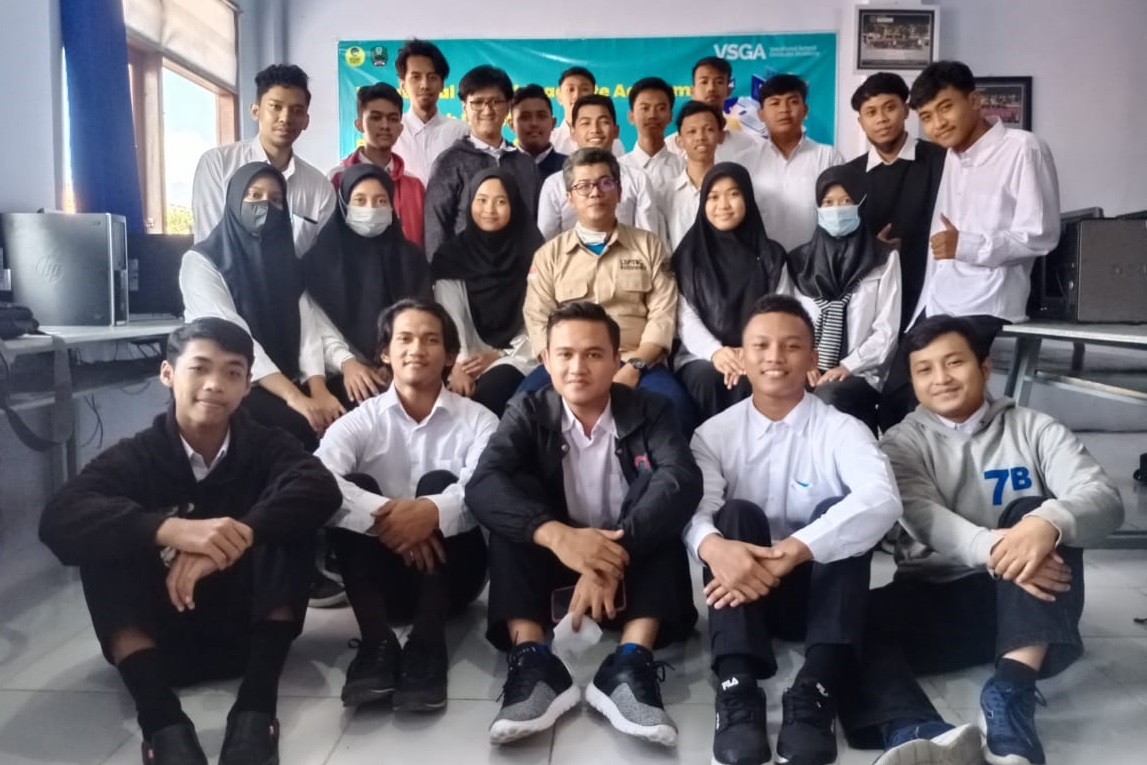
#> input picture img/magetan.jpg, 1147 x 765 px
$ python facedetector.py
#> lines starting #> are read from the running program, lines starting #| are printed output that depends on the picture; after the words box and inside, x2 and y2 are one past the last pixel; in counts of white or black regions, pixels touching at a corner belong together
import cv2

# Load the cascade
face_cascade = cv2.CascadeClassifier('haarcascade_frontalface_default.xml')
eye = cv2.CascadeClassifier('haarcascade_eye.xml')
# Read the input image
img = cv2.imread('img/magetan.jpg')
#> img is the input picture: shape (765, 1147, 3); mean B, G, R 112.1, 106.2, 108.3
# Convert into grayscale
gray = cv2.cvtColor(img, cv2.COLOR_BGR2GRAY)
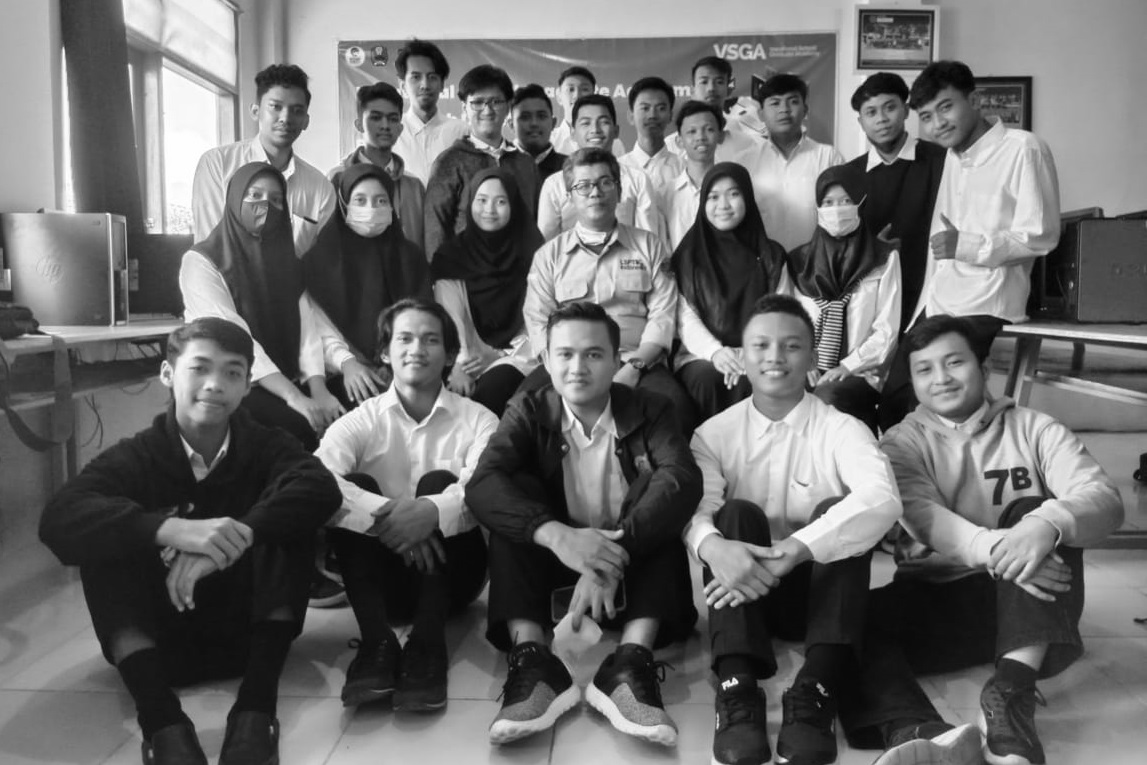
#> gray: shape (765, 1147); min 1, max 255, mean 107.5
# Detect faces
faces = face_cascade.detectMultiScale(gray, 1.2, 4)
#> faces = 20 rows, first 6: [679, 114, 43, 43], [401, 58, 48, 48], [629, 89, 47, 47], [515, 100, 41, 41], [360, 100, 48, 48], [570, 103, 49, 49]
# [5 lines of commented-out code are left out]
font = cv2.FONT_HERSHEY_SIMPLEX
jumlah = 0
for (x, y, w, h) in faces:
    jumlah = jumlah + 1
    # cv2.putText(img, "found", (x, y-10), font, 1, (0, 0, 255), 2, cv2.LINE_AA)
    cv2.rectangle(img, (x, y), (x+w, y+h), (255, 0, 0), 2)
    roi_gray = gray[y:y+h, x:x+w]
    roi_color = img[y:y+h, x:x+w]
    detection_eye = eye.detectMultiScale(roi_gray)
#> this loop made 20 passes
#> (x, y, w, h) on passes 1, 3, 4, 5, 6, 7, 8, 9, 10, 11, 13, 14: (679, 114, 43, 43), (629, 89, 47, 47), (515, 100, 41, 41), (360, 100, 48, 48), (570, 103, 49, 49), (699, 178, 49, 49), (465, 181, 51, 51), (816, 185, 46, 46), (259, 87, 55, 55), (856, 90, 52, 52), (759, 82, 51, 51), (568, 163, 55, 55)
#> (x, y, w, h, detection_eye) on passes 2, 12, 15, 16, 17, 18: (401, 58, 48, 48, [[4, 5, 24, 24]]), (343, 180, 54, 54, [[8, 9, 25, 25], [22, 10, 21, 21]]), (384, 313, 66, 66, [[10, 13, 23, 23], [37, 17, 21, 21]]), (544, 326, 71, 71, [[12, 17, 23, 23], [37, 17, 23, 23]]), (739, 317, 71, 71, [[11, 16, 23, 23], [42, 18, 22, 22]]), (903, 335, 76, 76, [[37, 16, 22, 22], [10, 21, 24, 24]])
#> pass 1, `roi_gray = gray[y:y+h, x:x+w]`:
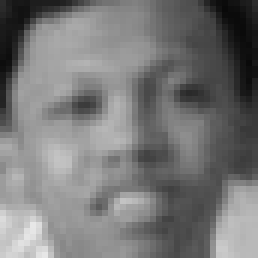
#> roi_gray: shape (43, 43) (shown 6 times larger); min 9, max 231, mean 119.6
#> pass 1, `roi_color = img[y:y+h, x:x+w]`:
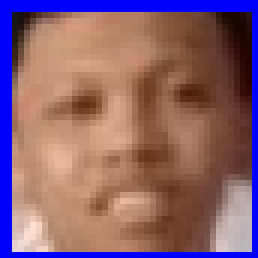
#> roi_color: shape (43, 43, 3) (shown 6 times larger); mean B, G, R 111.9, 96.3, 137.1
#> pass 2, `roi_color = img[y:y+h, x:x+w]`:
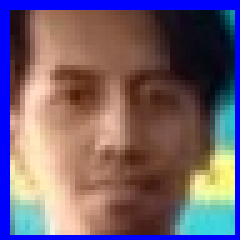
#> roi_color: shape (48, 48, 3) (shown 5 times larger); mean B, G, R 111, 95.9, 114.7
#> after the loop:
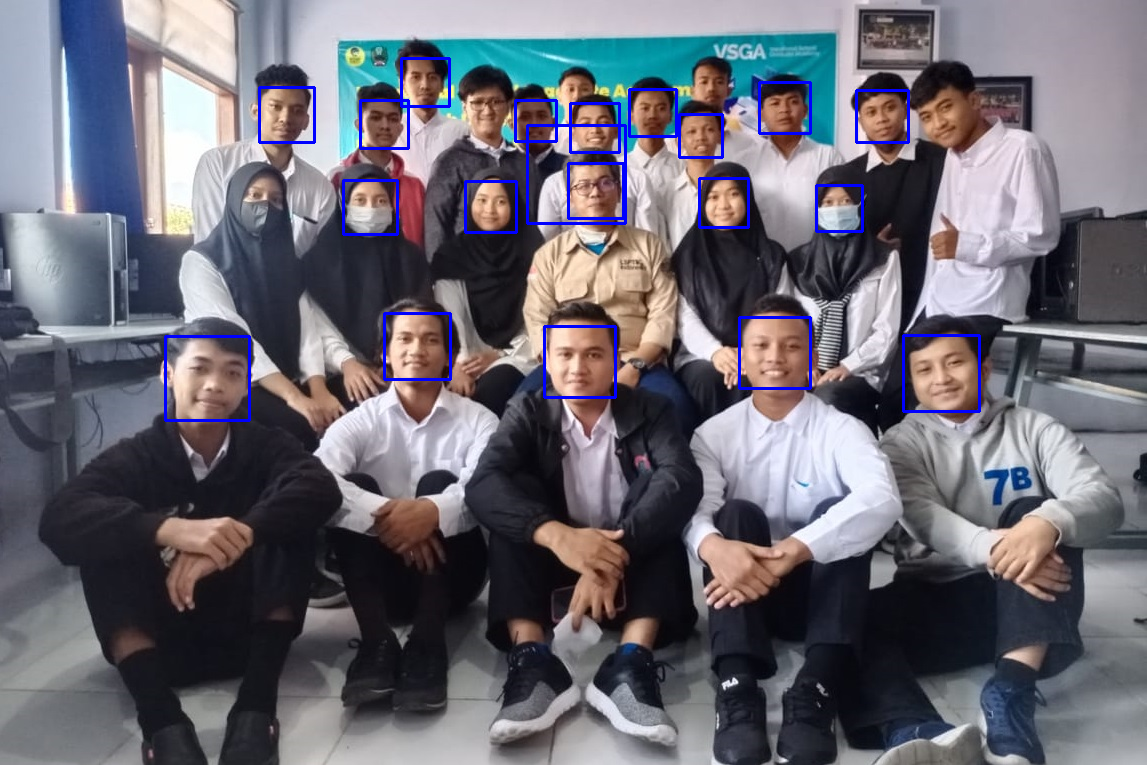
#> img: shape (765, 1147, 3); 1.56% of pixels changed, all inside (x1, y1, x2, y2) = (164, 57, 981, 422)
#> after the loop:
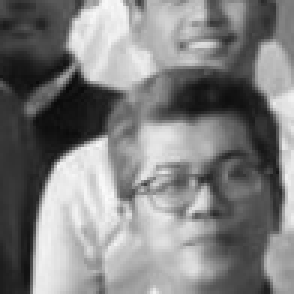
#> roi_gray: shape (98, 98) (shown 3 times larger); min 8, max 251, mean 128.1
#> after the loop, jumlah = 20
    # for (ex, ey, ew, eh) in detection_eye:
    #     cv2.rectangle(roi_color, (ex, ey), (ex+ew, ey+eh), (255, 255, 0), 2)

# Display the output
cv2.putText(img, "Jumlah wajah ada " + str(jumlah), (100, 100),
            font, 2, (0, 100, 255), 2, cv2.LINE_AA)
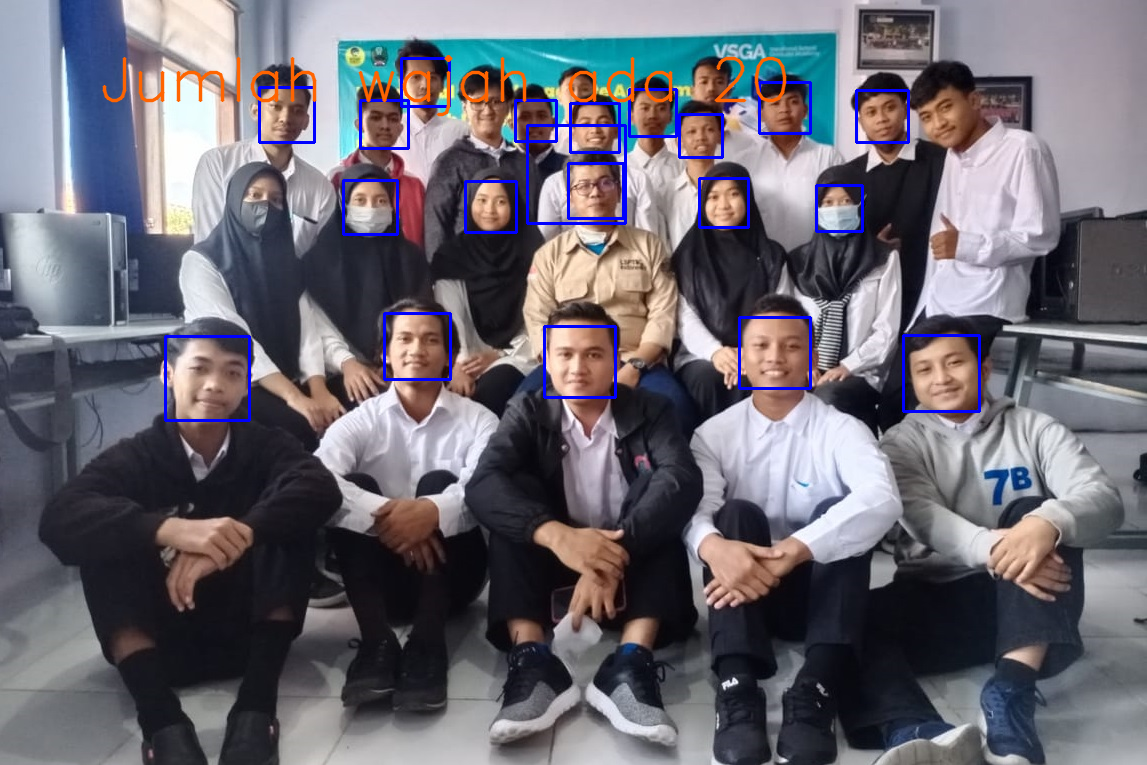
#> img: shape (765, 1147, 3); 0.81% of pixels changed, all inside (x1, y1, x2, y2) = (102, 55, 787, 117)
cv2.namedWindow('Facedetector', cv2.WINDOW_NORMAL)
cv2.imshow('Facedetector', img)
cv2.waitKey()
